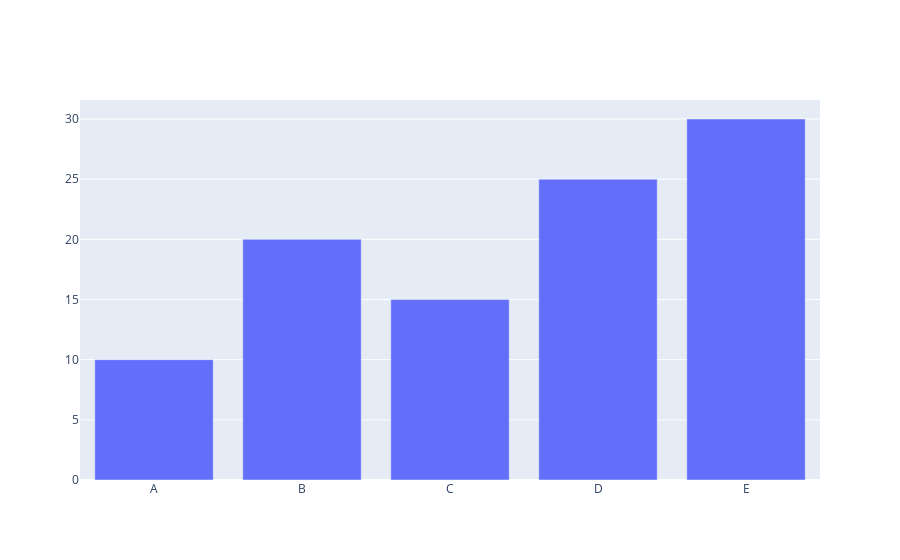

Notebook source saved alongside this figure:
### Code cell
fig = go.Figure(data=bar_chart)
fig.show()

### Figure 1 — Plotly figure (JSON) as saved in the notebook; plotly's stock layout.template omitted (floating-point values rounded to 4 significant figures)
{"data": [{"name": "Bar Chart", "type": "bar", "x": ["A", "B", "C", "D", "E"], "y": [10, 20, 15, 25, 30]}], "layout": {}}
